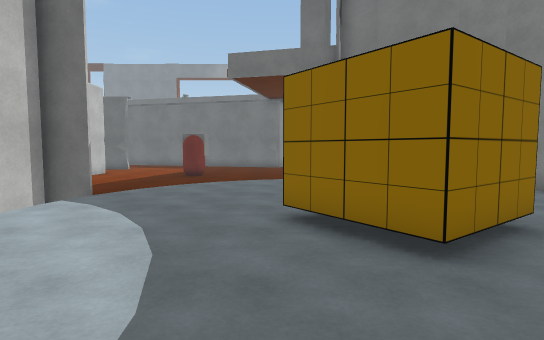
[1] (above)

24 first-person views from a walk through a scene from a Unity 3-D project. The camera is 1.3 m above the floor, tilts 4° down and sees 80° across. The floor is counted in squares, 1 m on a side. Each view is taken from the middle of a square. On the plan, view 1 faces up. The plan holds only what a view shows up to about 14 squares ahead; the rest is blank. The place goes on beyond the plan. The player character is not drawn. Some surface patterns are stand-ins.

[2]
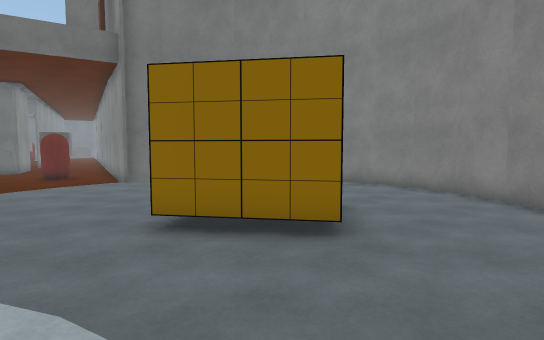

[3]
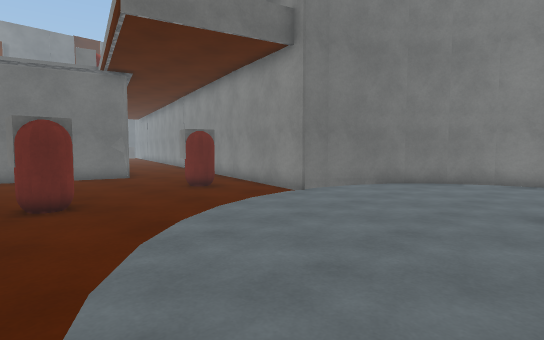

[4]
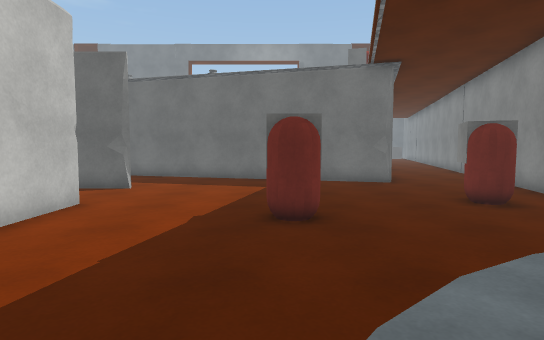

[5]
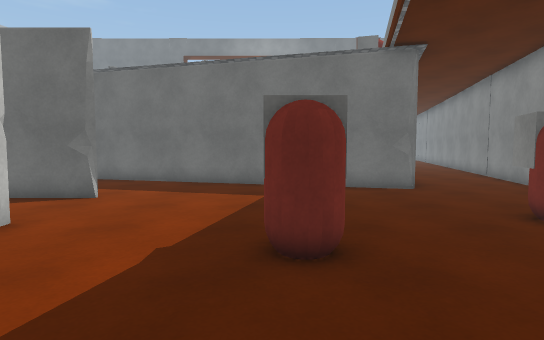

[6]
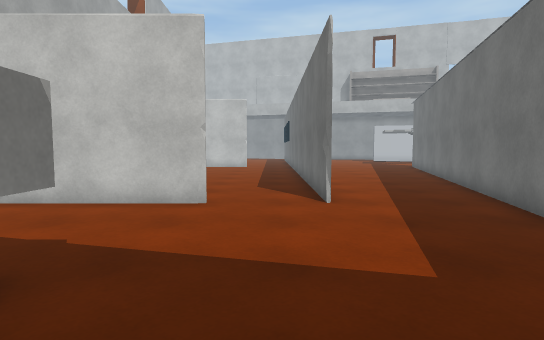

[7]
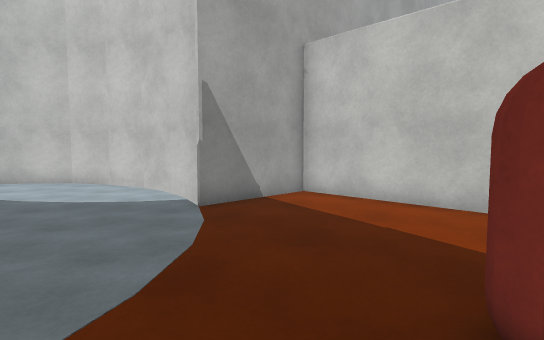

[8]
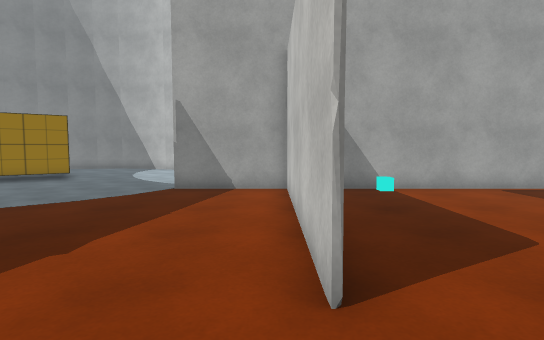

[9]
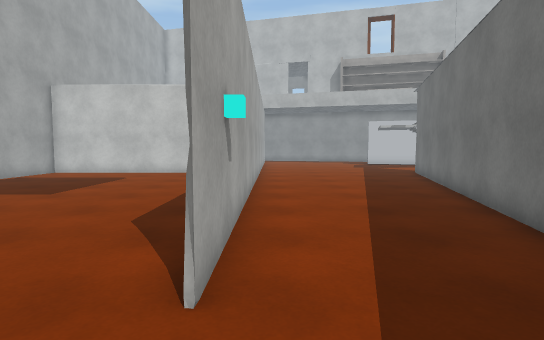

[10]
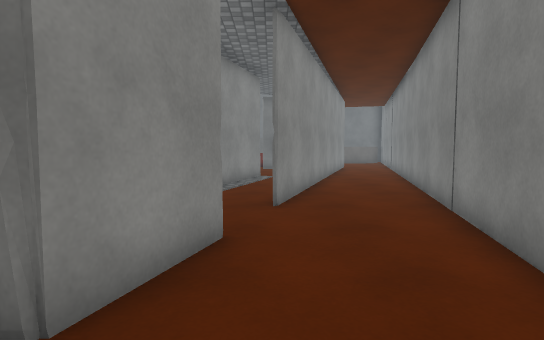

[11]
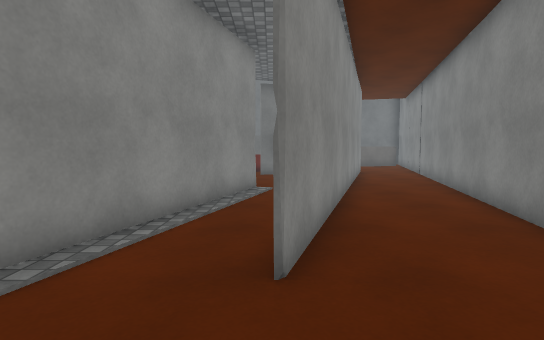

[12]
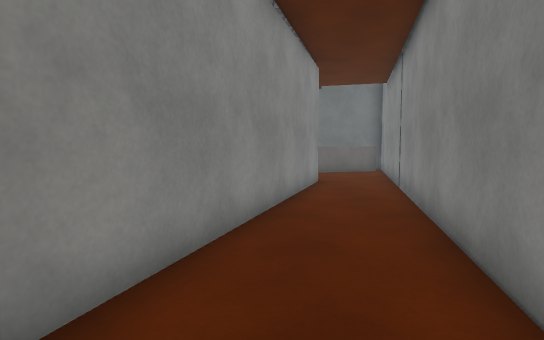

[13]
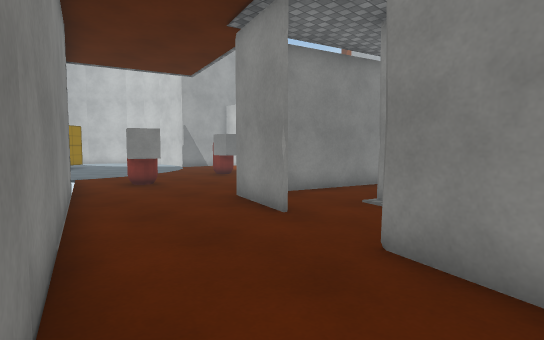

[14]
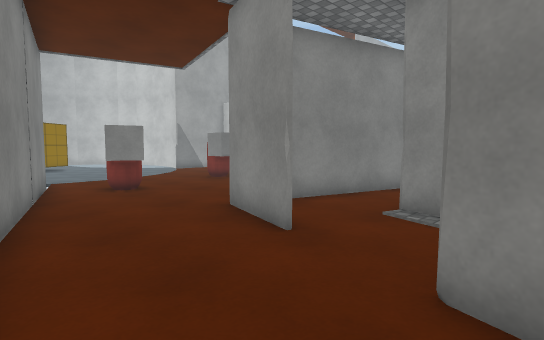

[15]
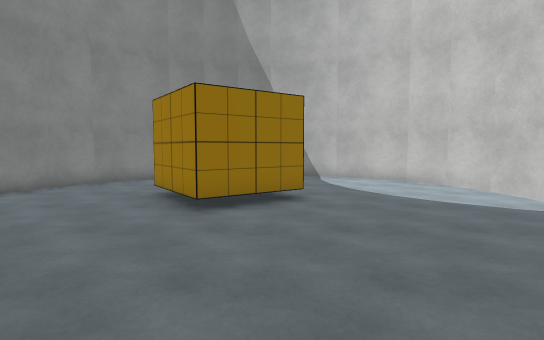

[16]
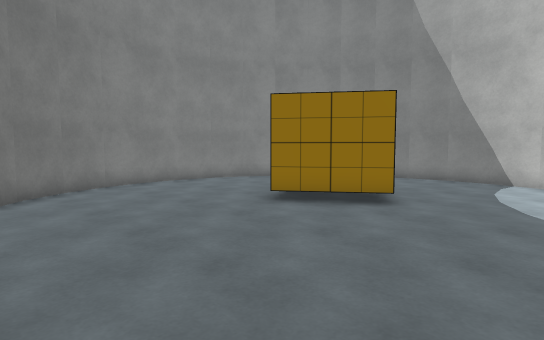

[17]
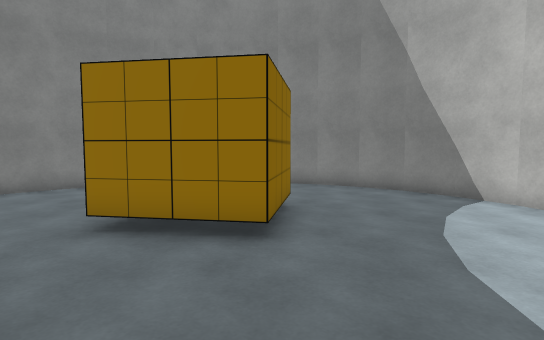

[18]
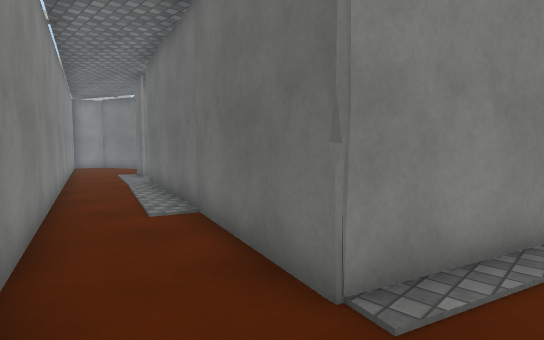

[19]
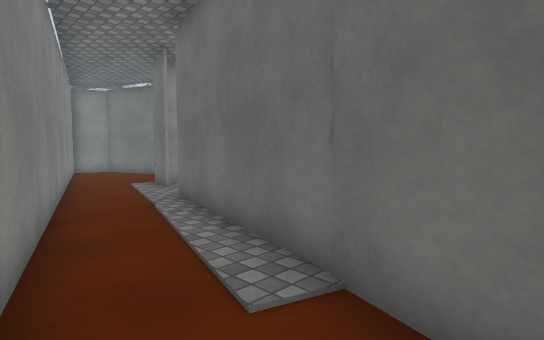

[20]
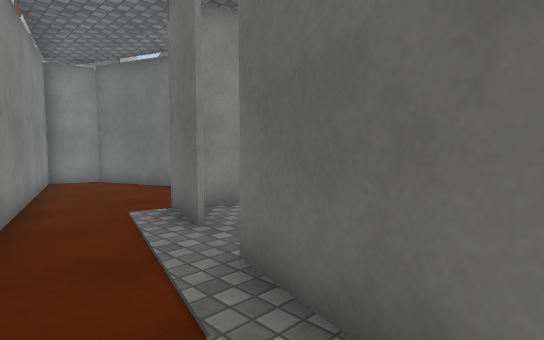

[21]
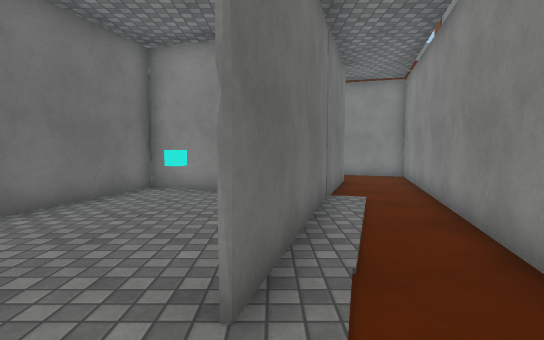

[22]
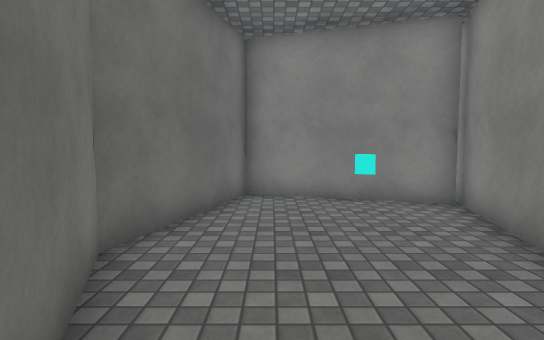

[23]
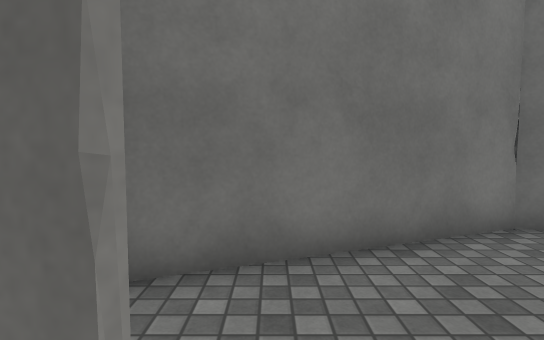

[24]
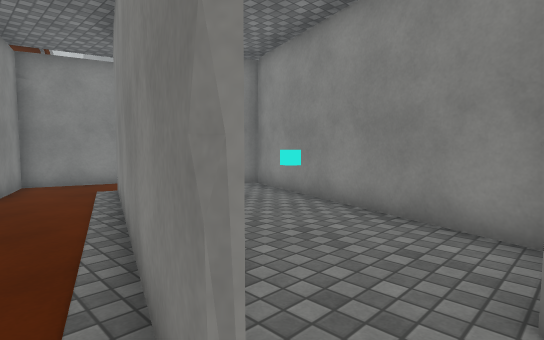

### Floor plan
Points are (right, up) in squares from view 1. A wall is a line through its corners. A room is listed if a view was taken in it or the views show most of it. See-through windows are left out.
Room 1 (views 1, 2, 3, 4, 5, 6, 7, 8, 9, 10, 15, 16, 17)
walls: (-8.5, 16.5) (-8.5, 8.8) (-4.9, 8.8); (-4.9, 8.7) (-6.2, 8.7); (-6, 8.5) (-6.1, 7.2); (2.6, 13.2) (3.7, 18.1); (-6.2, 6.8) (-6.1, 5.5); (0.5, 21) (-20.1, 26.7); (0.5, 21.1) (-0.3, 21.2); (3.6, 18.1) (4.2, 20.3); (-6.1, 5.6) (-5.7, 4.1); (0.2, 5.9) (2.5, 7.5) (4.2, 5.2) (1.9, 3.5) (0.2, 5.9); (-5.7, 4.2) (-5, 2.7); (6.7, 11.9) (5.6, 12.8) (4.3, 13.6) (2.9, 14); (-5.1, 2.9) (-4.1, 1.7); (7.6, 10.7) (6.6, 12); (-4.2, 1.8) (-3, 0.7); (8.2, 9.3) (7.5, 10.8); (-3.1, 0.7) (-1.8, 0) (-0.4, -0.5); (8.7, 6.5) (8.6, 8) (8.2, 9.4); (-0.4, -0.4) (1, -0.6) (2.5, -0.5); (8.5, 5.1) (8.7, 6.6); (8, 3.7) (8.5, 5.2); (2.4, -0.6) (3.9, -0.1); (3.8, -0.2) (4.8, 0.3); (5.7, 0.9) (6.4, 1.4); (6.3, 1.3) (7.3, 2.5) (8, 3.8); (-19.6, 19.4) (-8.5, 19.4)
ways out: opening at (2.5, 20.5) to room 2; opening at (-9, 17.5)
objects: other object (-4, 15) to (-3, 16); other object (1, 16) to (2, 17)
Room 2 (views 11, 12, 13, 14, 18, 19)
walls: (0, 28.8) (-1.5, 24.1); (1.3, 23.6) (0.5, 21.1); (-1.4, 24.4) (-4.2, 25.2); (4.2, 20.3) (9.2, 38.3); (-4.9, 22.6) (0.4, 21.1) (1.1, 23.4); (6.7, 40.3) (2.1, 26.1)
ways out: opening at (2.5, 20.5) to room 1; opening at (-5, 24) to room 8; opening at (1, 29) to room 9; opening at (7.5, 39.5)
Room 3 (view 20)
walls: (-11.8, 24.5) (-8.7, 23.6); (-8.3, 26.3) (-11.8, 27.3)
ways out: opening at (-11, 26) to room 5; opening at (-9, 25) to room 8
Room 4 (view 21)
walls: (-18.9, 30.3) (-22.2, 29) (-22.5, 28.1); (-13.4, 27.7) (-15.3, 28.3); (-22.6, 27.5) (-15.7, 25.6)
ways out: opening at (-14.5, 27) to room 5
Room 5 (views 22, 23)
walls: (-9, 26.6) (-5, 25.5); (-14.6, 29.7) (-15, 28.7); (-5.7, 25.8) (-4, 30.7) (-9.1, 32.1) (-14.4, 30); (-15.7, 25.6) (-11.8, 24.5)
ways out: opening at (-11, 26) to room 3; opening at (-14.5, 27) to room 4
objects: cyan cube (-8, 29)
Room 6 (view 24)
walls: (1.5, 33.3) (1, 31.9)
ways out: opening at (0, 33) to room 7; opening at (2, 32) to room 9
Room 7 (no view inside)
walls: (-3, 33.7) (-5.5, 25.8)
ways out: opening at (0, 33) to room 6
objects: cyan cube (-2, 30)
Room 8 (no view inside)
walls: (-8.7, 23.6) (-4.9, 22.6); (-4.2, 25.2) (-8.3, 26.3)
ways out: opening at (-5, 24) to room 2; opening at (-9, 25) to room 3
Room 9 (no view inside)
walls: (1, 31.9) (0, 28.8)
ways out: opening at (1, 29) to room 2; opening at (2, 32) to room 6

Where each view was taken, in squares from view 1:
view 1: 0 up, 0 right, facing up
view 2: 1 up, 2 left, facing up-right
view 3: 7 up, 5 left, facing up-right
view 4: 9 up, 4 left, facing up
view 5: 11 up, 4 left, facing up
view 6: 18 up, 1 left, facing left
view 7: 15 up, 1 left, facing down-left
view 8: 19 up, 8 left, facing down
view 9: 20 up, 6 left, facing left
view 10: 19 up, 2 right, facing up
view 11: 23 up, 2 right, facing up
view 12: 28 up, 5 right, facing up
view 13: 28 up, 6 right, facing down-left
view 14: 27 up, 5 right, facing down-left
view 15: 14 up, 1 right, facing down
view 16: 13 up, 3 left, facing down-right
view 17: 9 up, 3 left, facing down-right
view 18: 22 up, 0 right, facing up-left
view 19: 23 up, 4 left, facing up-left
view 20: 25 up, 9 left, facing up-left
view 21: 27 up, 14 left, facing right
view 22: 30 up, 13 left, facing right
view 23: 27 up, 13 left, facing up
view 24: 34 up, 2 right, facing down-left
